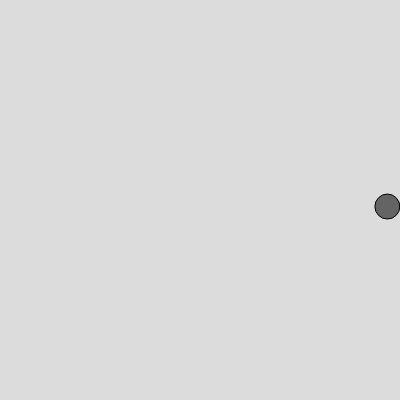
Frame 1 (no input)
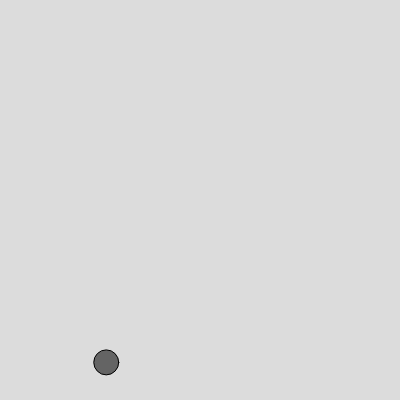
Frame 60 (no input)
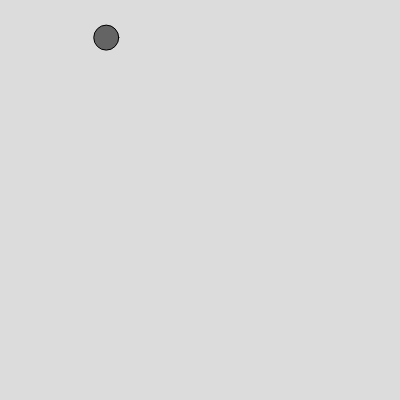
Frame 120 (the mouse pressed at the canvas centre since frame 60)

The p5.js sketch that drew these frames (run headless with seeded random() and noise() and a simulated clock; from frame 60 on, the mouse is pressed at the canvas centre):

// p5.js sketch
// ── sketch.js
var radius = 25;
var xSpeed = 4.0;
var angle = 0.0;

function setup() {
  createCanvas(400, 400);
}

function draw() {
  background(220);
  translate(width / 2, height / 2);
  var amplitude = height / 2 - radius / 2;
  angle += 2.0;
  var x = cos(radians(angle)) * amplitude;
  var y = sin(radians(angle)) * amplitude;
  fill(100);
  ellipse(x, y, radius);
  x += xSpeed;
}
